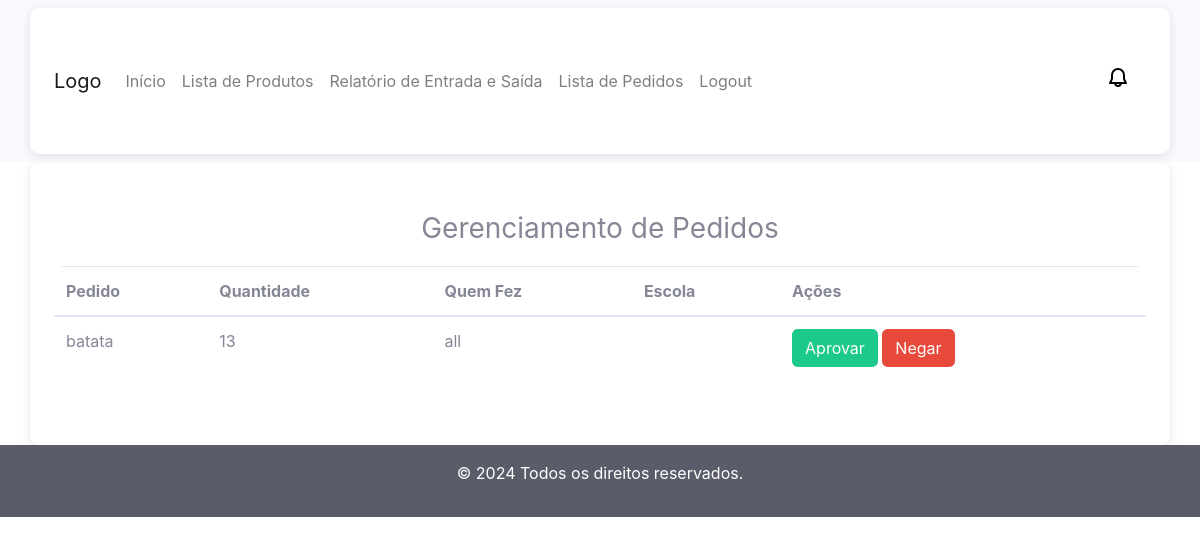
/gerenciar-pedidos/ (signed in), run on an earlier commit of the app's database.
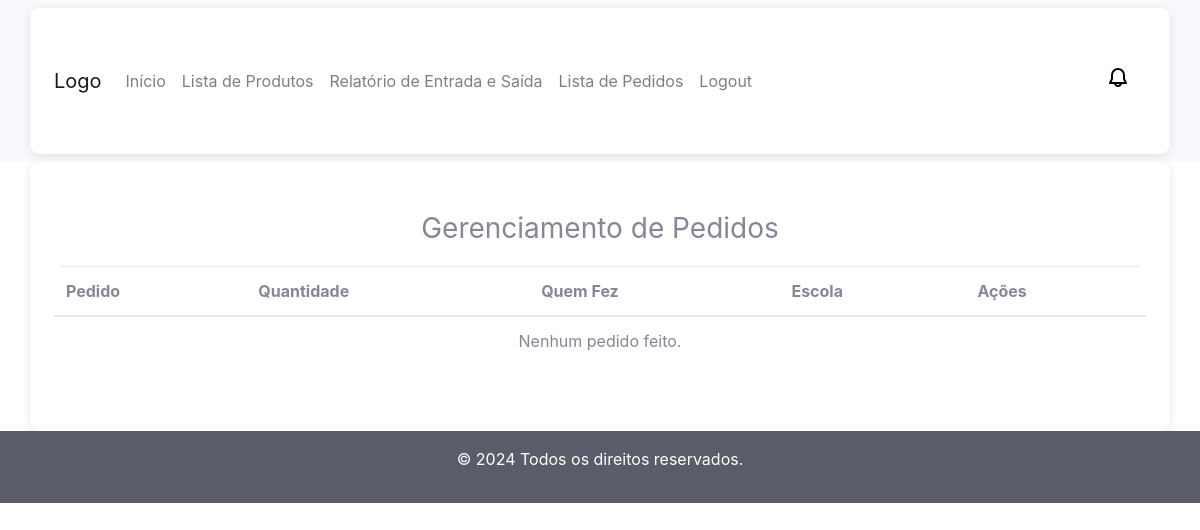
And on a later commit of the database.
### core/models.py (models this page shows)
class Pedido(models.Model):
    usuario = models.ForeignKey(User, on_delete=models.CASCADE)  # Adiciona a relação com o usuário
    produto = models.CharField(max_length=100)  # Exemplo de campo para o produto
    quantidade = models.PositiveIntegerField()  # Campo para quantidade
    status = models.CharField(max_length=20, choices=[
        ('Pendente', 'Pendente'),
        ('Aprovado', 'Aprovado'),
        ('Negado', 'Negado')
    ])

### core/views.py (the view, shortened to what this page needs)
# urls.py: path('gerenciar-pedidos/', gerenciar_pedidos, name='gerenciar_pedidos'),
@login_required
def gerenciar_pedidos(request):
    pedidos = Pedido.objects.select_related('usuario__profile', 'usuario__profile__escola').all()
    return render(request, 'gerenciar_pedidos.html', {'pedidos': pedidos})

### core/templates/gerenciar_pedidos.html (shortened to what this page needs)
{% extends 'modelo.html' %}
{% block conteudo %}
    <div class="container">
        <div class="text-center">
            <h3>Gerenciamento de Pedidos</h3>
        </div>
        <table class="table">
            <thead>
                <tr>
                    <th>Pedido</th>
                    <th>Quantidade</th>
                    <th>Quem Fez</th>
                    <th>Escola</th>
                    <th>Ações</th>
                </tr>
            </thead>
            <tbody>
                {% if pedidos and pedidos|length > 0 %}
                    {% for pedido in pedidos %}
                        <tr>
                            <td>{{ pedido.produto }}</td>
                            <td>{{ pedido.quantidade }}</td>
                            <td>{{ pedido.usuario.username }}</td>
                            <td>{{ pedido.usuario.profile.escola.nome }}</td>
                            <td>
                                <form method="post" action="{% url 'aprovar_pedido' pedido.id %}" style="display:inline;">
                                    <button type="submit" class="btn btn-success">Aprovar</button>
                                </form>
                                <form method="post" action="{% url 'negar_pedido' pedido.id %}" style="display:inline;">
                                    <button type="submit" class="btn btn-danger">Negar</button>
                                </form>
                            </td>
                        </tr>
                    {% endfor %}
                {% else %}
                    <tr>
                        <td colspan="5" class="text-center">Nenhum pedido feito.</td>
                    </tr>
                {% endif %}
            </tbody>
        </table>
    </div>
{% endblock %}

What changed in the data, as far as the page shows it:
removed Pedido: produto "batata", quantidade "13", usuario.username "all"
Also different on the page:
text now shown: "Nenhum pedido feito."
